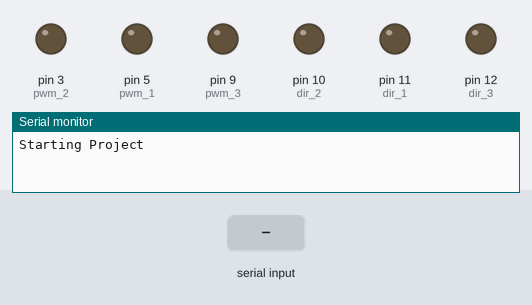
The sketch below on a simulated Arduino Uno, built with avr-gcc and run on an emulated ATmega328P. On the bench: output pins drawn as LEDs (lit = HIGH), the last lines printed to the serial monitor. Inputs (shaded band) come from the test bench.

Above: at 1.2 s.
1.3 s: "I" received over the second serial link
At 4.13 s:
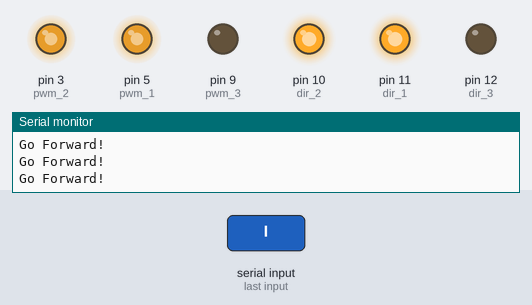
4.3 s: "J" received over the second serial link
At 5.0 s:
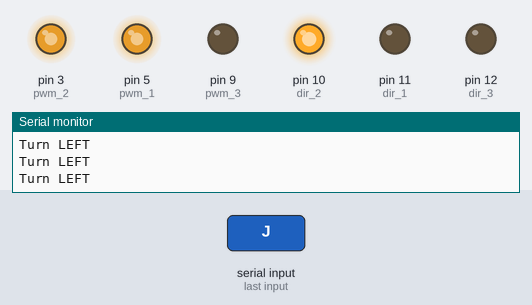
5.8 s: "G" received over the second serial link
At 6.5 s:
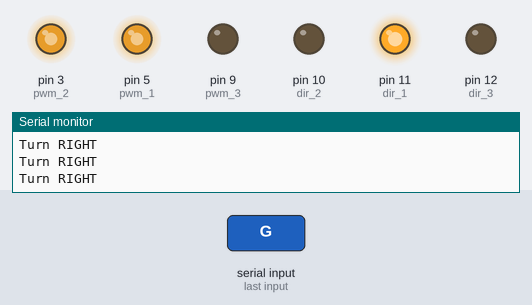
7.3 s: "H" received over the second serial link
At 8.7 s:
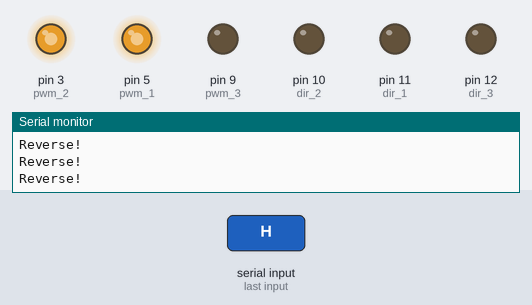
Timing chart, 0 to 9.8 s (numbered marks = the images above; inputs shaded):
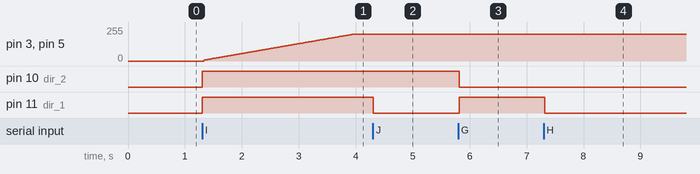

Measured:
- after the input at 1.3 s, pin 3 (pwm_2), pin 5 (pwm_1): moves from 0/255 to 200/255 over 2.6 s, starting at once; pin 10 (dir_2), pin 11 (dir_1): LOW → HIGH at once
- after the input at 4.3 s, pin 11 (dir_1): HIGH → LOW at once
- after the input at 5.8 s, pin 10 (dir_2): HIGH → LOW at once; pin 11 (dir_1): LOW → HIGH at once
- after the input at 7.3 s, pin 11 (dir_1): HIGH → LOW at once

The sketch:

bb8final.ino
```cpp
 //bb8 original
#include <SoftwareSerial.h>
#include<Servo.h>

SoftwareSerial bluetooth(6, 7); // RX, TX
Servo myServo;

int pwm_2=3;
int pwm_1=5;
int dir_2=10;
int dir_1=11;
int pwm_3=9;
int dir_3=12;
int state;
int last_state=0;
int flag = 0;
int angle =0;
int servo_flag=0;
int pwm_val,u;
void setup() {
   pinMode(pwm_2, OUTPUT);
   pinMode(pwm_1, OUTPUT);
   pinMode(dir_1, OUTPUT);
   pinMode(dir_2, OUTPUT);
   pinMode(dir_3,OUTPUT);
   pinMode(pwm_3,OUTPUT);
   //myServo.attach(9);
   //myServo.write(90);

  // Open serial communications and wait for port to open:
  Serial.begin(9600);
  Serial.println("Starting Project");
  bluetooth.begin(9600);

}

void loop() { // run over and over
  if (bluetooth.available()) {
    state = bluetooth.read();
    if( state== 83)
      flag=1;
    else if(state != 83){
      flag =0;
      last_state = state;
      Serial.println(state);
      Serial.println(" ");
      Serial.println(last_state);
  }
  }


u=state-last_state;

//forward

if (state == 73) {
      if(pwm_val<200)
      {  pwm_val++; }
        analogWrite(pwm_1, pwm_val);
        analogWrite(pwm_2, pwm_val);
        digitalWrite(dir_1, HIGH);
        digitalWrite(dir_2, HIGH);
        if(flag==0)
          Serial.println("Go Forward!");
          delay(5);

        }


    // turn left
    else if (state == 74) {
        if(pwm_val<200)
        {  pwm_val++; }
        analogWrite(pwm_1, pwm_val);
        analogWrite(pwm_2, pwm_val);
        digitalWrite(dir_1, LOW);
        //for(i=80;i<=200;i=i+10)
        //{analogWrite(pwm_2, i);delay(500);}
        digitalWrite(dir_2, HIGH);

         if(flag==0)
          Serial.println("Turn LEFT");
    }
  //turn right

    else if (state == 71) {
        if(pwm_val<200)
        {  pwm_val++;}
    //for(i=80;i<=200;i=i+10)
        analogWrite(pwm_1,pwm_val);
        digitalWrite(dir_1, HIGH);
        analogWrite(pwm_2,pwm_val);
        digitalWrite(dir_2, LOW);

        if(flag==0)
          Serial.println("Turn RIGHT");
    }
    //Reverse
    else if (state == 72) {
      if(pwm_val<200)
        {  pwm_val++; }
    //for(i=80;i<=200;i=i+5)
        analogWrite(pwm_1, pwm_val);
        //for(i=80;i<=200;i=i+5)
        analogWrite(pwm_2, pwm_val);
        digitalWrite(dir_1, LOW);
        digitalWrite(dir_2, LOW);

        if(flag==0)
          Serial.println("Reverse!");
          delay(5);

    }
  //forward
    if (state == 70) {
        digitalWrite(pwm_1, HIGH);
        digitalWrite(pwm_2, HIGH);
        digitalWrite(dir_1, HIGH);
        digitalWrite(dir_2, HIGH);
        if(flag==0)
          Serial.println("Go Forward!");
          delay(5);

        }


    // turn left
    else if (state == 82) {
        analogWrite(pwm_1, 80);
        digitalWrite(dir_1, LOW);
        analogWrite(pwm_2, 160);
        digitalWrite(dir_2, HIGH);


          if(flag==0)
          Serial.println("Turn LEFT");
    }
  //brake
    else if (state == 83) {
        digitalWrite(pwm_1, LOW);
        digitalWrite(pwm_2, LOW);
        digitalWrite(dir_1, LOW);
        digitalWrite(dir_2, LOW);

        if(flag==0)
          Serial.println("STOP!");


    }
    //turn right
    else if (state == 76) {
         analogWrite(pwm_1,160);
        digitalWrite(dir_1, HIGH);
        analogWrite(pwm_2,80);
        digitalWrite(dir_2, LOW);

        if(flag==0)
          Serial.println("Turn RIGHT");
    }
    //Reverse
    else if (state == 66) {
        digitalWrite(pwm_1, HIGH);
        digitalWrite(pwm_2, HIGH);
        digitalWrite(dir_1, LOW);
        digitalWrite(dir_2, LOW);

        if(flag==0)
          Serial.println("Reverse!");
          delay(5);

    }

   /* //servo
    else if( state==88||state==120)
    { myServo.write(s_pos+20);
    delay(1000);
      s_pos+=20;

    }


    //servo turns left
    else if( state==86||state==118)
    { myServo.write(s_pos-20);
    delay(1000);
      s_pos-=20;
    }//servo goes to 90degrees


  //servo
    if(state==87)
    {
      servo_flag = 0;
      myServo.write(90);
    }
    else if(state==119){
      servo_flag = 1;
    }


  if(servo_flag == 1){
  if(state >= 48 && state <= 57){
    angle = map(state,48,57,0,180);
  }
  myServo.write(angle);
  }
  Serial.print(last_state);
    Serial.print("\t");
    Serial.println(angle);
}*/
else if (state==87)

{
 analogWrite(pwm_3,30);
 digitalWrite(dir_3,HIGH);


}
else if(state==117||state==119)
{
  digitalWrite(pwm_3,LOW);
  digitalWrite(dir_3,LOW);

}
else if(state==85)
{analogWrite(pwm_3,30);
 digitalWrite(dir_3,LOW);
}
if(state!=last_state){
  pwm_val=80;}

}
```
